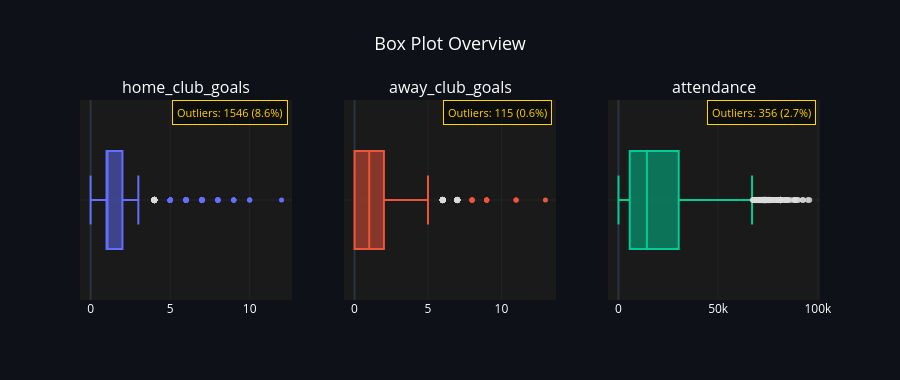

Write notebook code for a chart like this one.
### Code cell
ignore_list = ['game_id', 'home_club_id', 'away_club_id', 'season']
games_boxplot = outlier_plot(games_summary ,orientation='horizontal', ignore_list=ignore_list, n_cols=3)
games_boxplot

### Figure 1 — Plotly figure (JSON) as saved in the notebook; plotly's stock layout.template omitted (floating-point values rounded to 4 significant figures; data arrays with more than 128 entries replaced by an {"elided": "..."} marker saying what was removed)
{"data": [{"boxmean": false, "line": {"width": 2}, "marker": {"color": "#636EFA", "line": {"outliercolor": "rgba(220,220,220,0.7)", "outlierwidth": 1}, "outliercolor": "rgba(220,220,220,0.7)", "size": 5}, "name": "", "showlegend": false, "type": "box", "x": {"elided": "17981 int values"}, "xaxis": "x", "yaxis": "y"}, {"boxmean": false, "line": {"width": 2}, "marker": {"color": "#EF553B", "line": {"outliercolor": "rgba(220,220,220,0.7)", "outlierwidth": 1}, "outliercolor": "rgba(220,220,220,0.7)", "size": 5}, "name": "", "showlegend": false, "type": "box", "x": {"elided": "17981 int values"}, "xaxis": "x2", "yaxis": "y2"}, {"boxmean": false, "line": {"width": 2}, "marker": {"color": "#00CC96", "line": {"outliercolor": "rgba(220,220,220,0.7)", "outlierwidth": 1}, "outliercolor": "rgba(220,220,220,0.7)", "size": 5}, "name": "", "showlegend": false, "type": "box", "x": {"elided": "12987 float values"}, "xaxis": "x3", "yaxis": "y3"}], "layout": {"annotations": [{"font": {"size": 16}, "showarrow": false, "text": "home_club_goals", "x": 0.1433, "xanchor": "center", "xref": "paper", "y": 1, "yanchor": "bottom", "yref": "paper"}, {"font": {"size": 16}, "showarrow": false, "text": "away_club_goals", "x": 0.5, "xanchor": "center", "xref": "paper", "y": 1, "yanchor": "bottom", "yref": "paper"}, {"font": {"size": 16}, "showarrow": false, "text": "attendance", "x": 0.8567, "xanchor": "center", "xref": "paper", "y": 1, "yanchor": "bottom", "yref": "paper"}, {"bgcolor": "rgba(0,0,0,0.5)", "bordercolor": "#FFD700", "borderpad": 4, "borderwidth": 1, "font": {"color": "#FFD700", "size": 11}, "showarrow": false, "text": "Outliers: 1546 (8.6%)", "x": 0.2817, "xanchor": "right", "xref": "paper", "y": 1, "yanchor": "top", "yref": "paper"}, {"bgcolor": "rgba(0,0,0,0.5)", "bordercolor": "#FFD700", "borderpad": 4, "borderwidth": 1, "font": {"color": "#FFD700", "size": 11}, "showarrow": false, "text": "Outliers: 115 (0.6%)", "x": 0.6383, "xanchor": "right", "xref": "paper", "y": 1, "yanchor": "top", "yref": "paper"}, {"bgcolor": "rgba(0,0,0,0.5)", "bordercolor": "#FFD700", "borderpad": 4, "borderwidth": 1, "font": {"color": "#FFD700", "size": 11}, "showarrow": false, "text": "Outliers: 356 (2.7%)", "x": 0.995, "xanchor": "right", "xref": "paper", "y": 1, "yanchor": "top", "yref": "paper"}], "autosize": true, "font": {"color": "white"}, "height": 380, "paper_bgcolor": "#0e1117", "plot_bgcolor": "#1a1a1a", "showlegend": false, "title": {"font": {"color": "white", "size": 18}, "text": "Box Plot Overview", "x": 0.5, "xanchor": "center"}, "xaxis": {"anchor": "y", "domain": [0, 0.2867], "gridcolor": "rgba(128,128,128,0.2)", "gridwidth": 0.5, "showgrid": true, "showticklabels": true}, "xaxis2": {"anchor": "y2", "domain": [0.3567, 0.6433], "gridcolor": "rgba(128,128,128,0.2)", "gridwidth": 0.5, "showgrid": true, "showticklabels": true}, "xaxis3": {"anchor": "y3", "domain": [0.7133, 1], "gridcolor": "rgba(128,128,128,0.2)", "gridwidth": 0.5, "showgrid": true, "showticklabels": true}, "yaxis": {"anchor": "x", "domain": [0, 1], "gridcolor": "rgba(128,128,128,0.2)", "gridwidth": 0.5, "showgrid": true, "showticklabels": false}, "yaxis2": {"anchor": "x2", "domain": [0, 1], "gridcolor": "rgba(128,128,128,0.2)", "gridwidth": 0.5, "showgrid": true, "showticklabels": false}, "yaxis3": {"anchor": "x3", "domain": [0, 1], "gridcolor": "rgba(128,128,128,0.2)", "gridwidth": 0.5, "showgrid": true, "showticklabels": false}}}
